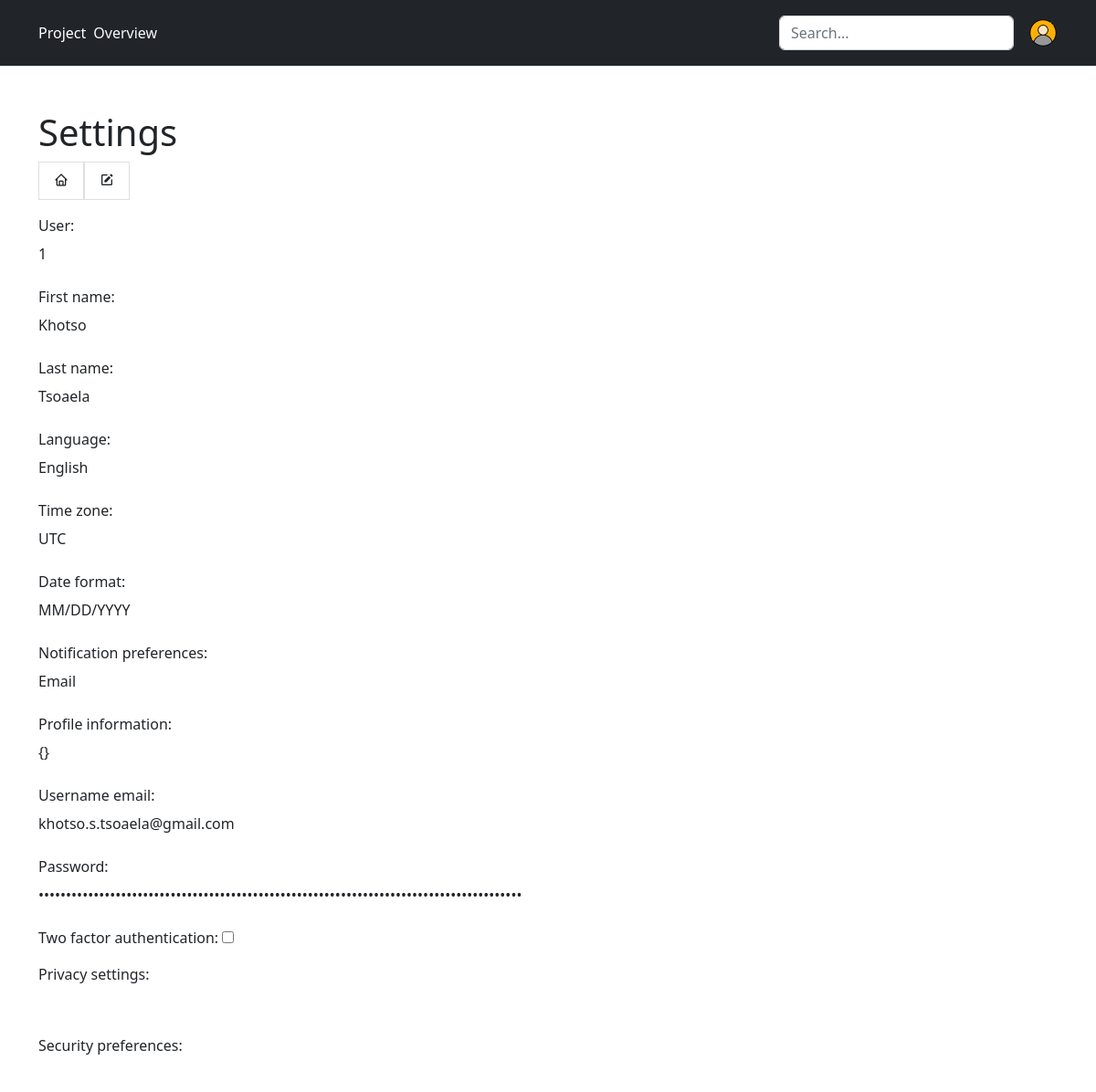
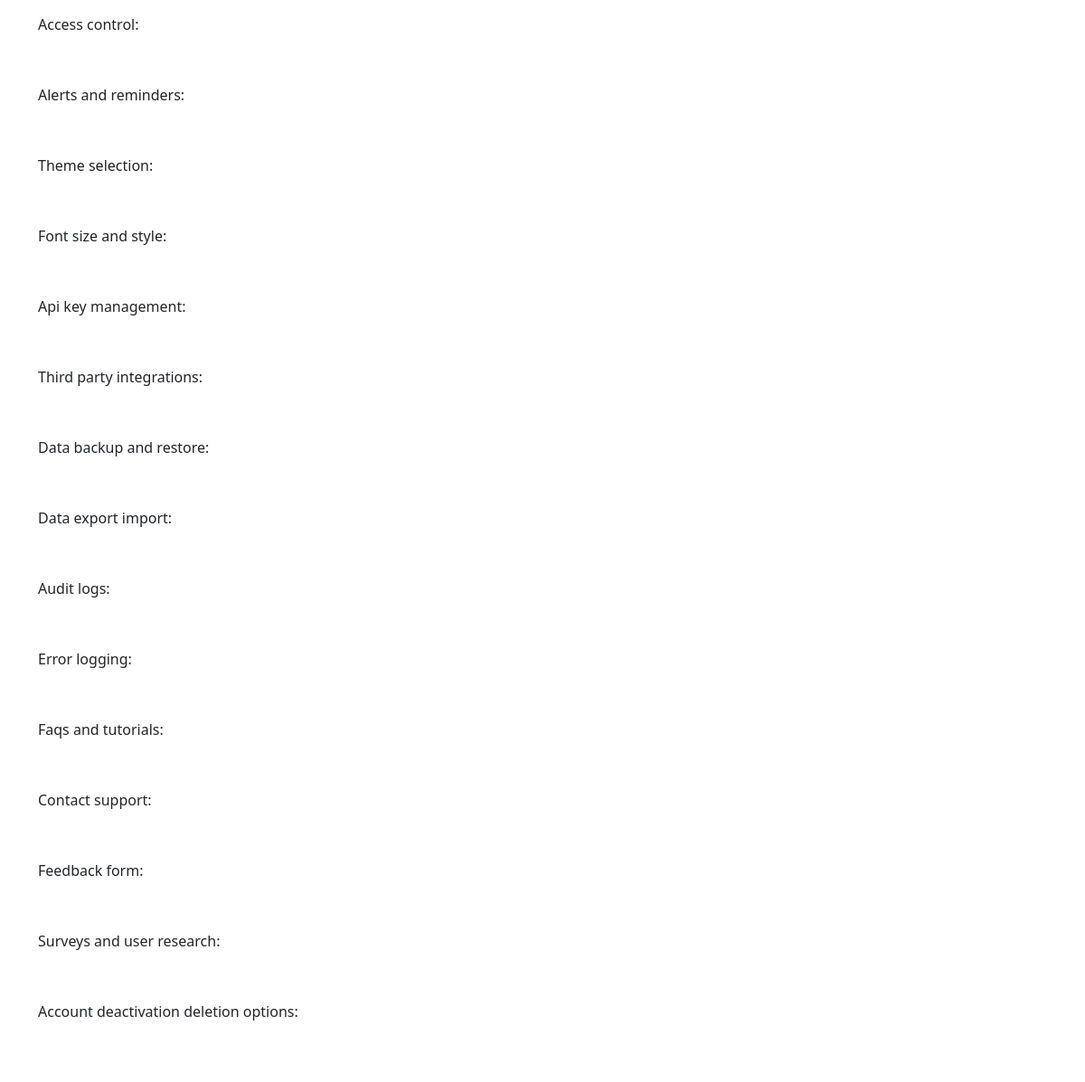
The app's page /accounts/settings/ (signed in) with its own data (2 pictures, top to bottom).
### accounts/models.py (models this page shows, shortened)
class UserSettings(models.Model):
    NOTIFICATION_CHOICES = [
        ('Email','Email'),
        ('SMS', 'SMS')
    ]
    user = models.OneToOneField(CustomUser, on_delete=models.CASCADE)
    first_name = models.CharField(max_length=30, blank=True, null=True)
    last_name = models.CharField(max_length=30, blank=True, null=True)
    language = models.CharField(max_length=50, default='English')
    time_zone = models.CharField(max_length=50, default='UTC')
    date_format = models.CharField(max_length=50, default='MM/DD/YYYY')
    notification_preferences = models.CharField(max_length=10, choices=NOTIFICATION_CHOICES, default='Email' )
    profile_information = models.TextField(default='{}', blank=True)
    username_email = models.CharField(max_length=100, default='', blank=True)
    password = models.CharField(max_length=100, default='', blank=True)
    two_factor_authentication = models.BooleanField(default=False, blank=True)
    privacy_settings = models.TextField(blank=True, null=True)
    security_preferences = models.TextField(blank=True, null=True)
    access_control = models.TextField(blank=True, null=True)
    alerts_and_reminders = models.TextField(blank=True, null=True)
    theme_selection = models.CharField(max_length=50)
    font_size_and_style = models.TextField(blank=True, null=True)
    api_key_management = models.TextField(blank=True, null=True)
    third_party_integrations = models.TextField(blank=True, null=True)
    data_backup_and_restore = models.TextField(blank=True, null=True)
    data_export_import = models.TextField(blank=True, null=True)
    audit_logs = models.TextField(blank=True, null=True)
    error_logging = models.TextField(blank=True, null=True)
    faqs_and_tutorials = models.TextField(blank=True, null=True)
    contact_support = models.TextField(blank=True, null=True)
    feedback_form = models.TextField(blank=True, null=True)
    surveys_and_user_research = models.TextField(blank=True, null=True)
    account_deactivation_deletion_options = models.TextField(blank=True, null=True)

### accounts/views.py (the view, shortened to what this page needs)
# urls.py: path('settings/', SettingsView.as_view(), name='settings'),
@method_decorator(login_required, name='dispatch')
class SettingsView(generic.UpdateView):
    model = UserSettings
    form_class = UserSettingsDetails
    template_name = 'accounts/settings.html'
    context_object_name = 'user_settings'
    success_url = '/accounts/settings/'
    def get_object(self, queryset=None):
        user_settings, created = UserSettings.objects.get_or_create(user=self.request.user)
        if not user_settings:
            raise Http404("UserSettings does not exist")
        return user_settings

### templates/accounts/settings.html (shortened to what this page needs)
{% extends "base_internal.html" %}
{% block content %}
<div class="container mt-5">
    <div class="row">
        <div class="col-md-6">
          <h1>Settings</h1>
        </div>
        <div class="col-md-6">
        </div>
    </div>
    <ul class="list-group list-group-horizontal">
        <a  href="/">
            <li class="list-group-item">
                <i class='bx bx-home'></i>
            </li>
        </a>
        <a href="{% url 'accounts:settings_edit' pk=user_settings.user.pk %}">
          <li class="list-group-item">
              <i class='bx bxs-edit' ></i>
          </li>
        </a>
    </ul>
    <div class="py-3">
      <form method="post">
        {{ form.as_p }}
      </form>
    </div>
  </div>
{% endblock %}

### records on screen
UserSettings: user "1", first_name "Khotso", last_name "Tsoaela", language "English", time_zone "UTC", date_format "MM/DD/YYYY", notification_preferences "Email", profile_information "{}", username_email "khotso.s.tsoaela@gmail.com"
